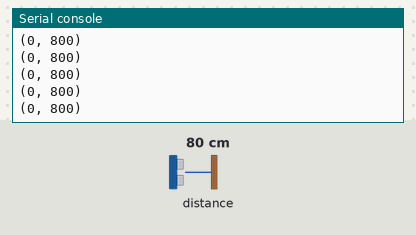
Bench run of a program on a simulated CircuitPython board. Parts: the last lines printed to the serial console. Inputs (shaded band) come from the test bench; at power-on: distance to the obstacle 80 cm.

Above: at 1.2 s.
1.3 s: distance to the obstacle set to 2 cm
At 1.31 s:
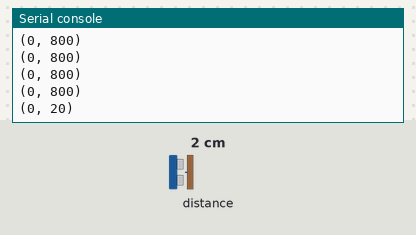
2.8 s: distance to the obstacle set to 4 cm
At 2.81 s:
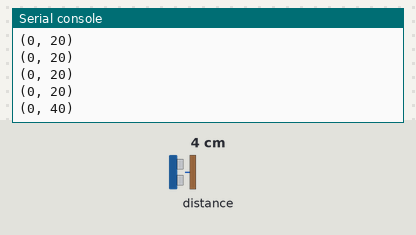
Timing chart, 0 to 5.8 s (numbered marks = the images above; inputs shaded):
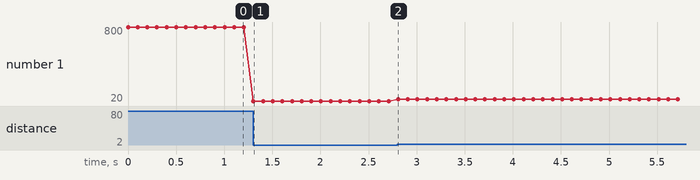

Measured:
- after the input at 1.3 s, the serial console: prints a new line at once (image 1)
- after the input at 2.8 s, the serial console: prints a new line at once (image 2)
- plotted number 1: 800 → 20 after the input at 1.3 s, 20 → 40 after the input at 2.8 s

The program:

code.py
```python
import time
import board
import busio
import adafruit_vl53l0x

i2c = busio.I2C(board.SCL, board.SDA)
sensor = adafruit_vl53l0x.VL53L0X(i2c)

while True:
    #print('Range: {}mm'.format(sensor.range))
    distance_mm = sensor.range
    if distance_mm > 1000:
        distance_mm = 1000
    distance_tuple = ( 0, distance_mm )
    print( distance_tuple )
    time.sleep(0.1)
```
